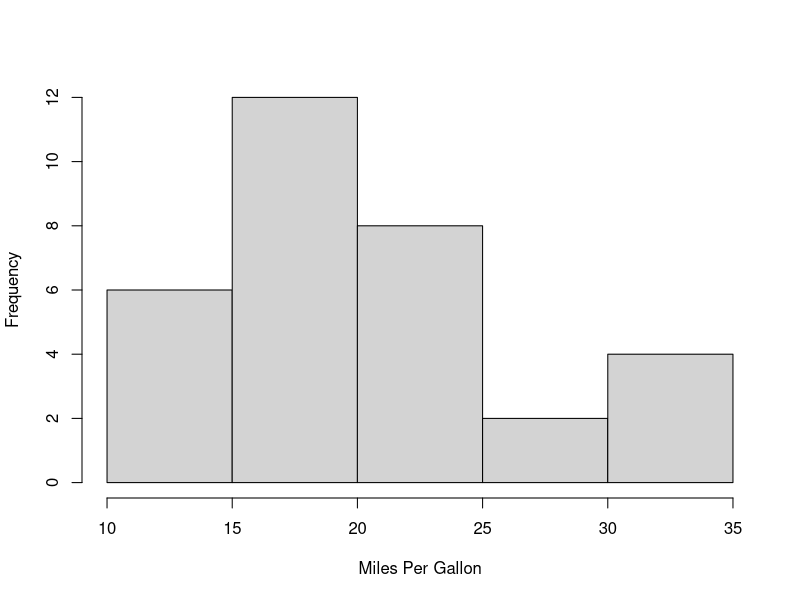
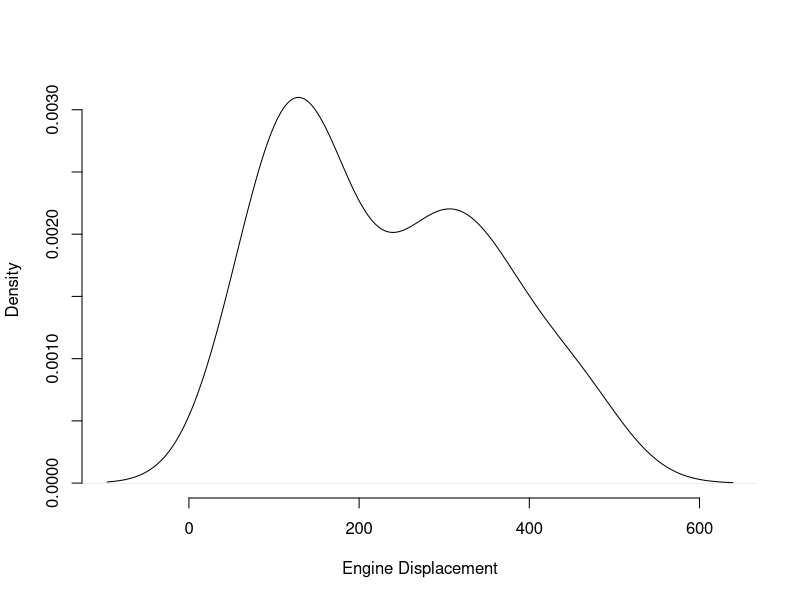
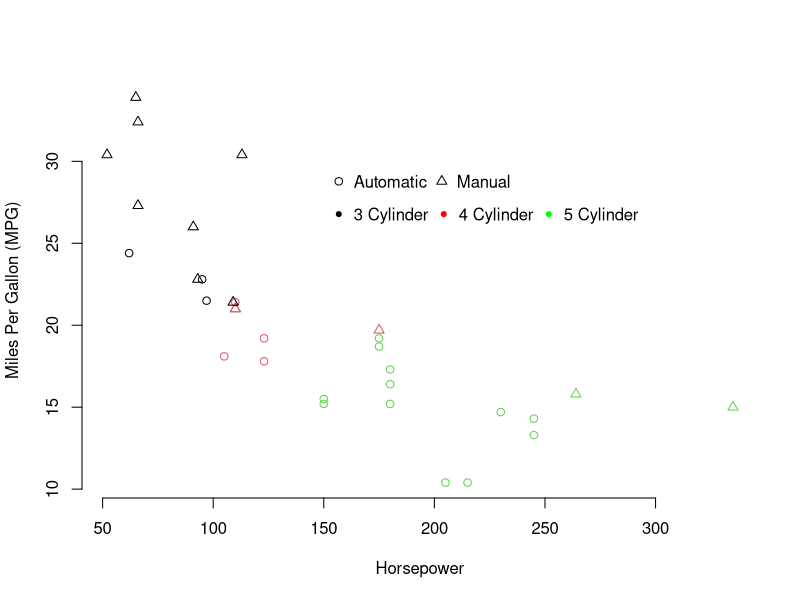

Reproduce these figures in R, in order.
## ---- chunk 1
names(mtcars)
## ---- chunk 2
library(tidyverse)

mtcars %>%
  select( MPG = mpg, 
          Displacement = disp, 
          Horsepower = hp, 
          Weight = wt, 
          QuarterMile = qsec, 
          Cylinders = cyl, 
          Gears = gear, 
          Transmission = am ) %>%
  mutate( Gears = factor( Gears, ordered=TRUE ), 
          Transmission = factor( ifelse( Transmission == 0, "Automatic", "Manual") ), 
          Cylinders = factor( Cylinders, ordered=TRUE ) ) -> data

summary(data)
## ---- chunk 3
hist( data$MPG, xlab = "Miles Per Gallon", main="") 
## ---- chunk 4
d <- density( data$Displacement )
plot(d, bty="n", main="", xlab="Engine Displacement")
## ---- chunk 5
plot( MPG ~ Horsepower, 
      data=data, 
      ylab="Miles Per Gallon (MPG)",
      col = Cylinders, 
      pch = as.numeric(Transmission) , 
      bty = "n")

legend( 150, 30, c("Automatic","Manual"), 
        pch=c(1,2), 
        bty="n", 
        horiz = TRUE)

legend( 150, 28, c("3 Cylinder","4 Cylinder","5 Cylinder"), 
        col=c("black","red","green"), 
        pch=20, 
        horiz = TRUE, 
        bty="n")
